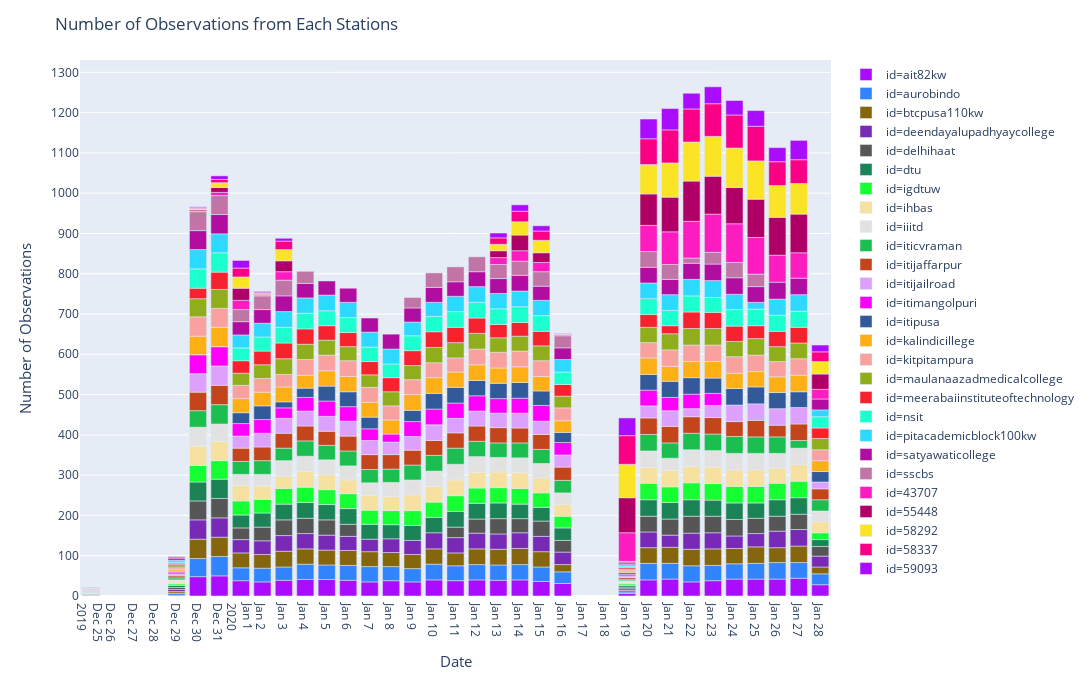

The notebook cell saved with this chart:
### Code cell
fig_1 = px.bar(df_sample, x='date', y="('count', 'energy')", color = 'id', color_discrete_sequence= px.colors.qualitative.Alphabet)
fig_1.update_layout(autosize=False,width=1150, height= 680, 
                    title='Number of Observations from Each Stations',
                    yaxis=go.layout.YAxis(
                        title_text="Number of Observations",
                        ticktext=df_sample["('count', 'energy')"],
                        dtick = 100,
                        titlefont=dict(size=15)),
                    xaxis = go.layout.XAxis(dtick = [1,2],
                                            title_text="Date",
                                            titlefont=dict(size=15)),
                        )

fig_1.show()

### Figure 1 — Plotly figure (JSON) as saved in the notebook; plotly's stock layout.template omitted (floating-point values rounded to 4 significant figures; data arrays with more than 128 entries replaced by an {"elided": "..."} marker saying what was removed)
{"data": [{"alignmentgroup": "True", "hoverlabel": {"namelength": 0}, "hovertemplate": "id=ait82kw<br>date=%{x}<br>('count', 'energy')=%{y}", "legendgroup": "id=ait82kw", "marker": {"color": "#AA0DFE"}, "name": "id=ait82kw", "offsetgroup": "id=ait82kw", "orientation": "v", "showlegend": true, "textposition": "auto", "type": "bar", "x": ["2019-12-25T00:00:00", "2019-12-29T00:00:00", "2019-12-30T00:00:00", "2019-12-31T00:00:00", "2020-01-01T00:00:00", "2020-01-02T00:00:00", "2020-01-03T00:00:00", "2020-01-04T00:00:00", "2020-01-05T00:00:00", "2020-01-06T00:00:00", "2020-01-07T00:00:00", "2020-01-08T00:00:00", "2020-01-09T00:00:00", "2020-01-10T00:00:00", "2020-01-11T00:00:00", "2020-01-12T00:00:00", "2020-01-13T00:00:00", "2020-01-14T00:00:00", "2020-01-15T00:00:00", "2020-01-16T00:00:00", "2020-01-19T00:00:00", "2020-01-20T00:00:00", "2020-01-21T00:00:00", "2020-01-22T00:00:00", "2020-01-23T00:00:00", "2020-01-24T00:00:00", "2020-01-25T00:00:00", "2020-01-26T00:00:00", "2020-01-27T00:00:00", "2020-01-28T00:00:00"], "xaxis": "x", "y": [1, 2, 48, 50, 38, 35, 39, 41, 41, 39, 35, 38, 35, 40, 38, 40, 39, 40, 36, 31, 6, 40, 42, 35, 38, 42, 42, 42, 44, 28], "yaxis": "y"}, {"alignmentgroup": "True", "hoverlabel": {"namelength": 0}, "hovertemplate": "id=aurobindo<br>date=%{x}<br>('count', 'energy')=%{y}", "legendgroup": "id=aurobindo", "marker": {"color": "#3283FE"}, "name": "id=aurobindo", "offsetgroup": "id=aurobindo", "orientation": "v", "showlegend": true, "textposition": "auto", "type": "bar", "x": ["2019-12-25T00:00:00", "2019-12-29T00:00:00", "2019-12-30T00:00:00", "2019-12-31T00:00:00", "2020-01-01T00:00:00", "2020-01-02T00:00:00", "2020-01-03T00:00:00", "2020-01-04T00:00:00", "2020-01-05T00:00:00", "2020-01-06T00:00:00", "2020-01-07T00:00:00", "2020-01-08T00:00:00", "2020-01-09T00:00:00", "2020-01-10T00:00:00", "2020-01-11T00:00:00", "2020-01-12T00:00:00", "2020-01-13T00:00:00", "2020-01-14T00:00:00", "2020-01-15T00:00:00", "2020-01-16T00:00:00", "2020-01-19T00:00:00", "2020-01-20T00:00:00", "2020-01-21T00:00:00", "2020-01-22T00:00:00", "2020-01-23T00:00:00", "2020-01-24T00:00:00", "2020-01-25T00:00:00", "2020-01-26T00:00:00", "2020-01-27T00:00:00", "2020-01-28T00:00:00"], "xaxis": "x", "y": [1, 5, 45, 48, 32, 34, 33, 38, 36, 37, 38, 35, 33, 39, 37, 38, 38, 38, 36, 29, 4, 41, 39, 40, 38, 38, 39, 41, 39, 27], "yaxis": "y"}, {"alignmentgroup": "True", "hoverlabel": {"namelength": 0}, "hovertemplate": "id=btcpusa110kw<br>date=%{x}<br>('count', 'energy')=%{y}", "legendgroup": "id=btcpusa110kw", "marker": {"color": "#85660D"}, "name": "id=btcpusa110kw", "offsetgroup": "id=btcpusa110kw", "orientation": "v", "showlegend": true, "textposition": "auto", "type": "bar", "x": ["2019-12-25T00:00:00", "2019-12-29T00:00:00", "2019-12-30T00:00:00", "2019-12-31T00:00:00", "2020-01-01T00:00:00", "2020-01-02T00:00:00", "2020-01-03T00:00:00", "2020-01-04T00:00:00", "2020-01-05T00:00:00", "2020-01-06T00:00:00", "2020-01-07T00:00:00", "2020-01-08T00:00:00", "2020-01-09T00:00:00", "2020-01-10T00:00:00", "2020-01-11T00:00:00", "2020-01-12T00:00:00", "2020-01-13T00:00:00", "2020-01-14T00:00:00", "2020-01-15T00:00:00", "2020-01-16T00:00:00", "2020-01-19T00:00:00", "2020-01-20T00:00:00", "2020-01-21T00:00:00", "2020-01-22T00:00:00", "2020-01-23T00:00:00", "2020-01-24T00:00:00", "2020-01-25T00:00:00", "2020-01-26T00:00:00", "2020-01-27T00:00:00", "2020-01-28T00:00:00"], "xaxis": "x", "y": [1, 4, 48, 48, 37, 34, 39, 38, 37, 37, 37, 35, 35, 38, 32, 39, 39, 40, 38, 18, 4, 39, 40, 41, 41, 38, 41, 37, 41, 17], "yaxis": "y"}, {"alignmentgroup": "True", "hoverlabel": {"namelength": 0}, "hovertemplate": "id=deendayalupadhyaycollege<br>date=%{x}<br>('count', 'energy')=%{y}", "legendgroup": "id=deendayalupadhyaycollege", "marker": {"color": "#782AB6"}, "name": "id=deendayalupadhyaycollege", "offsetgroup": "id=deendayalupadhyaycollege", "orientation": "v", "showlegend": true, "textposition": "auto", "type": "bar", "x": ["2019-12-25T00:00:00", "2019-12-29T00:00:00", "2019-12-30T00:00:00", "2019-12-31T00:00:00", "2020-01-01T00:00:00", "2020-01-02T00:00:00", "2020-01-03T00:00:00", "2020-01-04T00:00:00", "2020-01-05T00:00:00", "2020-01-06T00:00:00", "2020-01-07T00:00:00", "2020-01-08T00:00:00", "2020-01-09T00:00:00", "2020-01-10T00:00:00", "2020-01-11T00:00:00", "2020-01-12T00:00:00", "2020-01-13T00:00:00", "2020-01-14T00:00:00", "2020-01-15T00:00:00", "2020-01-16T00:00:00", "2020-01-19T00:00:00", "2020-01-20T00:00:00", "2020-01-21T00:00:00", "2020-01-22T00:00:00", "2020-01-23T00:00:00", "2020-01-24T00:00:00", "2020-01-25T00:00:00", "2020-01-26T00:00:00", "2020-01-27T00:00:00", "2020-01-28T00:00:00"], "xaxis": "x", "y": [1, 5, 48, 48, 33, 34, 39, 38, 37, 35, 31, 34, 35, 40, 38, 39, 38, 39, 38, 31, 4, 39, 30, 40, 40, 31, 33, 41, 41, 27], "yaxis": "y"}, {"alignmentgroup": "True", "hoverlabel": {"namelength": 0}, "hovertemplate": "id=delhihaat<br>date=%{x}<br>('count', 'energy')=%{y}", "legendgroup": "id=delhihaat", "marker": {"color": "#565656"}, "name": "id=delhihaat", "offsetgroup": "id=delhihaat", "orientation": "v", "showlegend": true, "textposition": "auto", "type": "bar", "x": ["2019-12-25T00:00:00", "2019-12-29T00:00:00", "2019-12-30T00:00:00", "2019-12-31T00:00:00", "2020-01-01T00:00:00", "2020-01-02T00:00:00", "2020-01-03T00:00:00", "2020-01-04T00:00:00", "2020-01-05T00:00:00", "2020-01-06T00:00:00", "2020-01-11T00:00:00", "2020-01-12T00:00:00", "2020-01-13T00:00:00", "2020-01-14T00:00:00", "2020-01-15T00:00:00", "2020-01-16T00:00:00", "2020-01-19T00:00:00", "2020-01-20T00:00:00", "2020-01-21T00:00:00", "2020-01-22T00:00:00", "2020-01-23T00:00:00", "2020-01-24T00:00:00", "2020-01-25T00:00:00", "2020-01-26T00:00:00", "2020-01-27T00:00:00", "2020-01-28T00:00:00"], "xaxis": "x", "y": [1, 5, 47, 48, 29, 34, 39, 38, 38, 30, 26, 35, 38, 35, 38, 29, 4, 39, 40, 42, 41, 41, 38, 37, 38, 24], "yaxis": "y"}, {"alignmentgroup": "True", "hoverlabel": {"namelength": 0}, "hovertemplate": "id=dtu<br>date=%{x}<br>('count', 'energy')=%{y}", "legendgroup": "id=dtu", "marker": {"color": "#1C8356"}, "name": "id=dtu", "offsetgroup": "id=dtu", "orientation": "v", "showlegend": true, "textposition": "auto", "type": "bar", "x": ["2019-12-25T00:00:00", "2019-12-29T00:00:00", "2019-12-30T00:00:00", "2019-12-31T00:00:00", "2020-01-01T00:00:00", "2020-01-02T00:00:00", "2020-01-03T00:00:00", "2020-01-04T00:00:00", "2020-01-05T00:00:00", "2020-01-06T00:00:00", "2020-01-07T00:00:00", "2020-01-08T00:00:00", "2020-01-09T00:00:00", "2020-01-10T00:00:00", "2020-01-11T00:00:00", "2020-01-12T00:00:00", "2020-01-13T00:00:00", "2020-01-14T00:00:00", "2020-01-15T00:00:00", "2020-01-16T00:00:00", "2020-01-19T00:00:00", "2020-01-20T00:00:00", "2020-01-21T00:00:00", "2020-01-22T00:00:00", "2020-01-23T00:00:00", "2020-01-24T00:00:00", "2020-01-25T00:00:00", "2020-01-26T00:00:00", "2020-01-27T00:00:00", "2020-01-28T00:00:00"], "xaxis": "x", "y": [1, 5, 47, 48, 32, 35, 39, 39, 38, 39, 37, 35, 37, 38, 39, 39, 39, 36, 34, 31, 4, 41, 41, 41, 40, 41, 38, 41, 41, 17], "yaxis": "y"}, {"alignmentgroup": "True", "hoverlabel": {"namelength": 0}, "hovertemplate": "id=igdtuw<br>date=%{x}<br>('count', 'energy')=%{y}", "legendgroup": "id=igdtuw", "marker": {"color": "#16FF32"}, "name": "id=igdtuw", "offsetgroup": "id=igdtuw", "orientation": "v", "showlegend": true, "textposition": "auto", "type": "bar", "x": ["2019-12-25T00:00:00", "2019-12-29T00:00:00", "2019-12-30T00:00:00", "2019-12-31T00:00:00", "2020-01-01T00:00:00", "2020-01-02T00:00:00", "2020-01-03T00:00:00", "2020-01-04T00:00:00", "2020-01-05T00:00:00", "2020-01-06T00:00:00", "2020-01-07T00:00:00", "2020-01-08T00:00:00", "2020-01-09T00:00:00", "2020-01-10T00:00:00", "2020-01-11T00:00:00", "2020-01-12T00:00:00", "2020-01-13T00:00:00", "2020-01-14T00:00:00", "2020-01-15T00:00:00", "2020-01-16T00:00:00", "2020-01-19T00:00:00", "2020-01-20T00:00:00", "2020-01-21T00:00:00", "2020-01-22T00:00:00", "2020-01-23T00:00:00", "2020-01-24T00:00:00", "2020-01-25T00:00:00", "2020-01-26T00:00:00", "2020-01-27T00:00:00", "2020-01-28T00:00:00"], "xaxis": "x", "y": [1, 4, 41, 46, 35, 34, 39, 38, 37, 37, 35, 35, 37, 38, 39, 38, 38, 39, 36, 29, 4, 41, 39, 42, 41, 41, 41, 41, 41, 17], "yaxis": "y"}, {"alignmentgroup": "True", "hoverlabel": {"namelength": 0}, "hovertemplate": "id=ihbas<br>date=%{x}<br>('count', 'energy')=%{y}", "legendgroup": "id=ihbas", "marker": {"color": "#F7E1A0"}, "name": "id=ihbas", "offsetgroup": "id=ihbas", "orientation": "v", "showlegend": true, "textposition": "auto", "type": "bar", "x": ["2019-12-25T00:00:00", "2019-12-29T00:00:00", "2019-12-30T00:00:00", "2019-12-31T00:00:00", "2020-01-01T00:00:00", "2020-01-02T00:00:00", "2020-01-03T00:00:00", "2020-01-04T00:00:00", "2020-01-05T00:00:00", "2020-01-06T00:00:00", "2020-01-07T00:00:00", "2020-01-08T00:00:00", "2020-01-09T00:00:00", "2020-01-10T00:00:00", "2020-01-11T00:00:00", "2020-01-12T00:00:00", "2020-01-13T00:00:00", "2020-01-14T00:00:00", "2020-01-15T00:00:00", "2020-01-16T00:00:00", "2020-01-19T00:00:00", "2020-01-20T00:00:00", "2020-01-21T00:00:00", "2020-01-22T00:00:00", "2020-01-23T00:00:00", "2020-01-24T00:00:00", "2020-01-25T00:00:00", "2020-01-26T00:00:00", "2020-01-27T00:00:00", "2020-01-28T00:00:00"], "xaxis": "x", "y": [1, 5, 48, 48, 38, 33, 30, 39, 37, 34, 37, 35, 39, 39, 39, 39, 39, 39, 37, 29, 4, 39, 41, 41, 41, 41, 41, 37, 41, 27], "yaxis": "y"}, {"alignmentgroup": "True", "hoverlabel": {"namelength": 0}, "hovertemplate": "id=iiitd<br>date=%{x}<br>('count', 'energy')=%{y}", "legendgroup": "id=iiitd", "marker": {"color": "#E2E2E2"}, "name": "id=iiitd", "offsetgroup": "id=iiitd", "orientation": "v", "showlegend": true, "textposition": "auto", "type": "bar", "x": ["2019-12-25T00:00:00", "2019-12-29T00:00:00", "2019-12-30T00:00:00", "2019-12-31T00:00:00", "2020-01-01T00:00:00", "2020-01-02T00:00:00", "2020-01-03T00:00:00", "2020-01-04T00:00:00", "2020-01-05T00:00:00", "2020-01-06T00:00:00", "2020-01-07T00:00:00", "2020-01-08T00:00:00", "2020-01-09T00:00:00", "2020-01-10T00:00:00", "2020-01-11T00:00:00", "2020-01-12T00:00:00", "2020-01-13T00:00:00", "2020-01-14T00:00:00", "2020-01-15T00:00:00", "2020-01-16T00:00:00", "2020-01-19T00:00:00", "2020-01-20T00:00:00", "2020-01-21T00:00:00", "2020-01-22T00:00:00", "2020-01-23T00:00:00", "2020-01-24T00:00:00", "2020-01-25T00:00:00", "2020-01-26T00:00:00", "2020-01-27T00:00:00", "2020-01-28T00:00:00"], "xaxis": "x", "y": [1, 5, 47, 43, 28, 29, 39, 38, 37, 35, 31, 35, 37, 38, 39, 39, 36, 37, 36, 29, 4, 41, 30, 41, 41, 41, 41, 37, 41, 27], "yaxis": "y"}, {"alignmentgroup": "True", "hoverlabel": {"namelength": 0}, "hovertemplate": "id=iticvraman<br>date=%{x}<br>('count', 'energy')=%{y}", "legendgroup": "id=iticvraman", "marker": {"color": "#1CBE4F"}, "name": "id=iticvraman", "offsetgroup": "id=iticvraman", "orientation": "v", "showlegend": true, "textposition": "auto", "type": "bar", "x": ["2019-12-25T00:00:00", "2019-12-29T00:00:00", "2019-12-30T00:00:00", "2019-12-31T00:00:00", "2020-01-01T00:00:00", "2020-01-02T00:00:00", "2020-01-03T00:00:00", "2020-01-04T00:00:00", "2020-01-05T00:00:00", "2020-01-06T00:00:00", "2020-01-07T00:00:00", "2020-01-08T00:00:00", "2020-01-09T00:00:00", "2020-01-10T00:00:00", "2020-01-11T00:00:00", "2020-01-12T00:00:00", "2020-01-13T00:00:00", "2020-01-14T00:00:00", "2020-01-15T00:00:00", "2020-01-16T00:00:00", "2020-01-19T00:00:00", "2020-01-20T00:00:00", "2020-01-21T00:00:00", "2020-01-22T00:00:00", "2020-01-23T00:00:00", "2020-01-24T00:00:00", "2020-01-25T00:00:00", "2020-01-26T00:00:00", "2020-01-27T00:00:00", "2020-01-28T00:00:00"], "xaxis": "x", "y": [1, 5, 41, 48, 32, 34, 31, 38, 36, 37, 33, 33, 37, 39, 40, 38, 36, 37, 35, 31, 4, 41, 38, 41, 41, 42, 41, 41, 19, 28], "yaxis": "y"}, {"alignmentgroup": "True", "hoverlabel": {"namelength": 0}, "hovertemplate": "id=itijaffarpur<br>date=%{x}<br>('count', 'energy')=%{y}", "legendgroup": "id=itijaffarpur", "marker": {"color": "#C4451C"}, "name": "id=itijaffarpur", "offsetgroup": "id=itijaffarpur", "orientation": "v", "showlegend": true, "textposition": "auto", "type": "bar", "x": ["2019-12-25T00:00:00", "2019-12-29T00:00:00", "2019-12-30T00:00:00", "2019-12-31T00:00:00", "2020-01-01T00:00:00", "2020-01-02T00:00:00", "2020-01-03T00:00:00", "2020-01-04T00:00:00", "2020-01-05T00:00:00", "2020-01-06T00:00:00", "2020-01-07T00:00:00", "2020-01-08T00:00:00", "2020-01-09T00:00:00", "2020-01-10T00:00:00", "2020-01-11T00:00:00", "2020-01-12T00:00:00", "2020-01-13T00:00:00", "2020-01-14T00:00:00", "2020-01-15T00:00:00", "2020-01-16T00:00:00", "2020-01-19T00:00:00", "2020-01-20T00:00:00", "2020-01-21T00:00:00", "2020-01-22T00:00:00", "2020-01-23T00:00:00", "2020-01-24T00:00:00", "2020-01-25T00:00:00", "2020-01-26T00:00:00", "2020-01-27T00:00:00", "2020-01-28T00:00:00"], "xaxis": "x", "y": [1, 5, 46, 48, 33, 34, 37, 37, 35, 37, 37, 36, 37, 37, 38, 38, 38, 37, 37, 33, 4, 41, 41, 41, 41, 37, 41, 29, 41, 27], "yaxis": "y"}, {"alignmentgroup": "True", "hoverlabel": {"namelength": 0}, "hovertemplate": "id=itijailroad<br>date=%{x}<br>('count', 'energy')=%{y}", "legendgroup": "id=itijailroad", "marker": {"color": "#DEA0FD"}, "name": "id=itijailroad", "offsetgroup": "id=itijailroad", "orientation": "v", "showlegend": true, "textposition": "auto", "type": "bar", "x": ["2019-12-25T00:00:00", "2019-12-29T00:00:00", "2019-12-30T00:00:00", "2019-12-31T00:00:00", "2020-01-01T00:00:00", "2020-01-02T00:00:00", "2020-01-03T00:00:00", "2020-01-04T00:00:00", "2020-01-05T00:00:00", "2020-01-06T00:00:00", "2020-01-07T00:00:00", "2020-01-08T00:00:00", "2020-01-09T00:00:00", "2020-01-10T00:00:00", "2020-01-11T00:00:00", "2020-01-12T00:00:00", "2020-01-13T00:00:00", "2020-01-14T00:00:00", "2020-01-15T00:00:00", "2020-01-16T00:00:00", "2020-01-19T00:00:00", "2020-01-20T00:00:00", "2020-01-21T00:00:00", "2020-01-22T00:00:00", "2020-01-23T00:00:00", "2020-01-24T00:00:00", "2020-01-25T00:00:00", "2020-01-26T00:00:00", "2020-01-27T00:00:00", "2020-01-28T00:00:00"], "xaxis": "x", "y": [1, 5, 46, 48, 30, 34, 37, 37, 37, 37, 35, 31, 34, 39, 36, 37, 36, 37, 33, 30, 4, 30, 39, 20, 30, 41, 41, 41, 41, 17], "yaxis": "y"}, {"alignmentgroup": "True", "hoverlabel": {"namelength": 0}, "hovertemplate": "id=itimangolpuri<br>date=%{x}<br>('count', 'energy')=%{y}", "legendgroup": "id=itimangolpuri", "marker": {"color": "#FE00FA"}, "name": "id=itimangolpuri", "offsetgroup": "id=itimangolpuri", "orientation": "v", "showlegend": true, "textposition": "auto", "type": "bar", "x": ["2019-12-25T00:00:00", "2019-12-29T00:00:00", "2019-12-30T00:00:00", "2019-12-31T00:00:00", "2020-01-01T00:00:00", "2020-01-02T00:00:00", "2020-01-03T00:00:00", "2020-01-04T00:00:00", "2020-01-05T00:00:00", "2020-01-06T00:00:00", "2020-01-07T00:00:00", "2020-01-08T00:00:00", "2020-01-09T00:00:00", "2020-01-10T00:00:00", "2020-01-11T00:00:00", "2020-01-12T00:00:00", "2020-01-13T00:00:00", "2020-01-14T00:00:00", "2020-01-15T00:00:00", "2020-01-16T00:00:00", "2020-01-19T00:00:00", "2020-01-20T00:00:00", "2020-01-21T00:00:00", "2020-01-22T00:00:00", "2020-01-23T00:00:00"], "xaxis": "x", "y": [1, 5, 47, 48, 31, 34, 26, 34, 38, 36, 29, 20, 37, 39, 38, 38, 36, 37, 39, 31, 4, 39, 33, 36, 30], "yaxis": "y"}, {"alignmentgroup": "True", "hoverlabel": {"namelength": 0}, "hovertemplate": "id=itipusa<br>date=%{x}<br>('count', 'energy')=%{y}", "legendgroup": "id=itipusa", "marker": {"color": "#325A9B"}, "name": "id=itipusa", "offsetgroup": "id=itipusa", "orientation": "v", "showlegend": true, "textposition": "auto", "type": "bar", "x": ["2019-12-25T00:00:00", "2019-12-29T00:00:00", "2019-12-30T00:00:00", "2019-12-31T00:00:00", "2020-01-01T00:00:00", "2020-01-02T00:00:00", "2020-01-03T00:00:00", "2020-01-04T00:00:00", "2020-01-05T00:00:00", "2020-01-06T00:00:00", "2020-01-07T00:00:00", "2020-01-09T00:00:00", "2020-01-10T00:00:00", "2020-01-11T00:00:00", "2020-01-12T00:00:00", "2020-01-13T00:00:00", "2020-01-14T00:00:00", "2020-01-15T00:00:00", "2020-01-16T00:00:00", "2020-01-19T00:00:00", "2020-01-20T00:00:00", "2020-01-21T00:00:00", "2020-01-22T00:00:00", "2020-01-23T00:00:00", "2020-01-24T00:00:00", "2020-01-25T00:00:00", "2020-01-26T00:00:00", "2020-01-27T00:00:00", "2020-01-28T00:00:00"], "xaxis": "x", "y": [1, 0, 0, 0, 27, 34, 15, 23, 37, 37, 29, 28, 39, 39, 38, 38, 39, 36, 25, 4, 39, 40, 41, 38, 41, 42, 40, 39, 26], "yaxis": "y"}, {"alignmentgroup": "True", "hoverlabel": {"namelength": 0}, "hovertemplate": "id=kalindicillege<br>date=%{x}<br>('count', 'energy')=%{y}", "legendgroup": "id=kalindicillege", "marker": {"color": "#FEAF16"}, "name": "id=kalindicillege", "offsetgroup": "id=kalindicillege", "orientation": "v", "showlegend": true, "textposition": "auto", "type": "bar", "x": ["2019-12-25T00:00:00", "2019-12-29T00:00:00", "2019-12-30T00:00:00", "2019-12-31T00:00:00", "2020-01-01T00:00:00", "2020-01-02T00:00:00", "2020-01-03T00:00:00", "2020-01-04T00:00:00", "2020-01-05T00:00:00", "2020-01-06T00:00:00", "2020-01-07T00:00:00", "2020-01-08T00:00:00", "2020-01-09T00:00:00", "2020-01-10T00:00:00", "2020-01-11T00:00:00", "2020-01-12T00:00:00", "2020-01-13T00:00:00", "2020-01-14T00:00:00", "2020-01-15T00:00:00", "2020-01-16T00:00:00", "2020-01-19T00:00:00", "2020-01-20T00:00:00", "2020-01-21T00:00:00", "2020-01-22T00:00:00", "2020-01-23T00:00:00", "2020-01-24T00:00:00", "2020-01-25T00:00:00", "2020-01-26T00:00:00", "2020-01-27T00:00:00", "2020-01-28T00:00:00"], "xaxis": "x", "y": [1, 5, 46, 48, 35, 34, 37, 32, 38, 38, 37, 35, 39, 39, 38, 39, 38, 39, 36, 29, 4, 41, 37, 40, 41, 38, 38, 39, 41, 27], "yaxis": "y"}, {"alignmentgroup": "True", "hoverlabel": {"namelength": 0}, "hovertemplate": "id=kitpitampura<br>date=%{x}<br>('count', 'energy')=%{y}", "legendgroup": "id=kitpitampura", "marker": {"color": "#F8A19F"}, "name": "id=kitpitampura", "offsetgroup": "id=kitpitampura", "orientation": "v", "showlegend": true, "textposition": "auto", "type": "bar", "x": ["2019-12-25T00:00:00", "2019-12-29T00:00:00", "2019-12-30T00:00:00", "2019-12-31T00:00:00", "2020-01-01T00:00:00", "2020-01-02T00:00:00", "2020-01-03T00:00:00", "2020-01-04T00:00:00", "2020-01-05T00:00:00", "2020-01-06T00:00:00", "2020-01-07T00:00:00", "2020-01-08T00:00:00", "2020-01-09T00:00:00", "2020-01-10T00:00:00", "2020-01-11T00:00:00", "2020-01-12T00:00:00", "2020-01-13T00:00:00", "2020-01-14T00:00:00", "2020-01-15T00:00:00", "2020-01-16T00:00:00", "2020-01-19T00:00:00", "2020-01-20T00:00:00", "2020-01-21T00:00:00", "2020-01-22T00:00:00", "2020-01-23T00:00:00", "2020-01-24T00:00:00", "2020-01-25T00:00:00", "2020-01-26T00:00:00", "2020-01-27T00:00:00", "2020-01-28T00:00:00"], "xaxis": "x", "y": [1, 5, 48, 47, 33, 34, 31, 39, 39, 39, 37, 35, 37, 37, 35, 39, 39, 39, 39, 32, 4, 38, 41, 41, 41, 41, 41, 38, 41, 27], "yaxis": "y"}, {"alignmentgroup": "True", "hoverlabel": {"namelength": 0}, "hovertemplate": "id=maulanaazadmedicalcollege<br>date=%{x}<br>('count', 'energy')=%{y}", "legendgroup": "id=maulanaazadmedicalcollege", "marker": {"color": "#90AD1C"}, "name": "id=maulanaazadmedicalcollege", "offsetgroup": "id=maulanaazadmedicalcollege", "orientation": "v", "showlegend": true, "textposition": "auto", "type": "bar", "x": ["2019-12-25T00:00:00", "2019-12-29T00:00:00", "2019-12-30T00:00:00", "2019-12-31T00:00:00", "2020-01-01T00:00:00", "2020-01-02T00:00:00", "2020-01-03T00:00:00", "2020-01-04T00:00:00", "2020-01-05T00:00:00", "2020-01-06T00:00:00", "2020-01-07T00:00:00", "2020-01-08T00:00:00", "2020-01-09T00:00:00", "2020-01-10T00:00:00", "2020-01-11T00:00:00", "2020-01-12T00:00:00", "2020-01-13T00:00:00", "2020-01-14T00:00:00", "2020-01-15T00:00:00", "2020-01-16T00:00:00", "2020-01-20T00:00:00", "2020-01-21T00:00:00", "2020-01-22T00:00:00", "2020-01-23T00:00:00", "2020-01-24T00:00:00", "2020-01-25T00:00:00", "2020-01-26T00:00:00", "2020-01-27T00:00:00", "2020-01-28T00:00:00"], "xaxis": "x", "y": [1, 5, 45, 47, 30, 34, 39, 38, 37, 35, 31, 35, 35, 38, 38, 39, 36, 37, 37, 29, 38, 40, 41, 41, 38, 41, 37, 39, 28], "yaxis": "y"}, {"alignmentgroup": "True", "hoverlabel": {"namelength": 0}, "hovertemplate": "id=meerabaiinstituteoftechnology<br>date=%{x}<br>('count', 'energy')=%{y}", "legendgroup": "id=meerabaiinstituteoftechnology", "marker": {"color": "#F6222E"}, "name": "id=meerabaiinstituteoftechnology", "offsetgroup": "id=meerabaiinstituteoftechnology", "orientation": "v", "showlegend": true, "textposition": "auto", "type": "bar", "x": ["2019-12-25T00:00:00", "2019-12-29T00:00:00", "2019-12-30T00:00:00", "2019-12-31T00:00:00", "2020-01-01T00:00:00", "2020-01-02T00:00:00", "2020-01-03T00:00:00", "2020-01-04T00:00:00", "2020-01-05T00:00:00", "2020-01-06T00:00:00", "2020-01-07T00:00:00", "2020-01-08T00:00:00", "2020-01-09T00:00:00", "2020-01-10T00:00:00", "2020-01-11T00:00:00", "2020-01-12T00:00:00", "2020-01-13T00:00:00", "2020-01-14T00:00:00", "2020-01-15T00:00:00", "2020-01-16T00:00:00", "2020-01-19T00:00:00", "2020-01-20T00:00:00", "2020-01-21T00:00:00", "2020-01-22T00:00:00", "2020-01-23T00:00:00", "2020-01-24T00:00:00", "2020-01-25T00:00:00", "2020-01-26T00:00:00", "2020-01-27T00:00:00", "2020-01-28T00:00:00"], "xaxis": "x", "y": [1, 4, 26, 43, 31, 34, 39, 38, 36, 35, 33, 35, 37, 39, 38, 38, 33, 34, 36, 29, 4, 32, 20, 41, 40, 38, 32, 38, 39, 26], "yaxis": "y"}, {"alignmentgroup": "True", "hoverlabel": {"namelength": 0}, "hovertemplate": "id=nsit<br>date=%{x}<br>('count', 'energy')=%{y}", "legendgroup": "id=nsit", "marker": {"color": "#1CFFCE"}, "name": "id=nsit", "offsetgroup": "id=nsit", "orientation": "v", "showlegend": true, "textposition": "auto", "type": "bar", "x": ["2019-12-25T00:00:00", "2019-12-29T00:00:00", "2019-12-30T00:00:00", "2019-12-31T00:00:00", "2020-01-01T00:00:00", "2020-01-02T00:00:00", "2020-01-03T00:00:00", "2020-01-04T00:00:00", "2020-01-05T00:00:00", "2020-01-06T00:00:00", "2020-01-07T00:00:00", "2020-01-08T00:00:00", "2020-01-09T00:00:00", "2020-01-10T00:00:00", "2020-01-11T00:00:00", "2020-01-12T00:00:00", "2020-01-13T00:00:00", "2020-01-14T00:00:00", "2020-01-15T00:00:00", "2020-01-16T00:00:00", "2020-01-19T00:00:00", "2020-01-20T00:00:00", "2020-01-21T00:00:00", "2020-01-22T00:00:00", "2020-01-23T00:00:00", "2020-01-24T00:00:00", "2020-01-25T00:00:00", "2020-01-26T00:00:00", "2020-01-27T00:00:00", "2020-01-28T00:00:00"], "xaxis": "x", "y": [1, 5, 48, 48, 32, 35, 39, 39, 37, 37, 36, 34, 37, 38, 39, 39, 39, 39, 39, 31, 4, 39, 38, 40, 37, 41, 41, 40, 40, 28], "yaxis": "y"}, {"alignmentgroup": "True", "hoverlabel": {"namelength": 0}, "hovertemplate": "id=pitacademicblock100kw<br>date=%{x}<br>('count', 'energy')=%{y}", "legendgroup": "id=pitacademicblock100kw", "marker": {"color": "#2ED9FF"}, "name": "id=pitacademicblock100kw", "offsetgroup": "id=pitacademicblock100kw", "orientation": "v", "showlegend": true, "textposition": "auto", "type": "bar", "x": ["2019-12-25T00:00:00", "2019-12-29T00:00:00", "2019-12-30T00:00:00", "2019-12-31T00:00:00", "2020-01-01T00:00:00", "2020-01-02T00:00:00", "2020-01-03T00:00:00", "2020-01-04T00:00:00", "2020-01-05T00:00:00", "2020-01-06T00:00:00", "2020-01-07T00:00:00", "2020-01-08T00:00:00", "2020-01-09T00:00:00", "2020-01-10T00:00:00", "2020-01-11T00:00:00", "2020-01-12T00:00:00", "2020-01-13T00:00:00", "2020-01-14T00:00:00", "2020-01-15T00:00:00", "2020-01-16T00:00:00", "2020-01-19T00:00:00", "2020-01-20T00:00:00", "2020-01-21T00:00:00", "2020-01-22T00:00:00", "2020-01-23T00:00:00", "2020-01-24T00:00:00", "2020-01-25T00:00:00", "2020-01-26T00:00:00", "2020-01-27T00:00:00", "2020-01-28T00:00:00"], "xaxis": "x", "y": [1, 5, 48, 47, 32, 34, 39, 38, 39, 38, 37, 37, 34, 35, 38, 39, 38, 39, 38, 31, 4, 39, 39, 41, 42, 38, 17, 40, 41, 17], "yaxis": "y"}, {"alignmentgroup": "True", "hoverlabel": {"namelength": 0}, "hovertemplate": "id=satyawaticollege<br>date=%{x}<br>('count', 'energy')=%{y}", "legendgroup": "id=satyawaticollege", "marker": {"color": "#B10DA1"}, "name": "id=satyawaticollege", "offsetgroup": "id=satyawaticollege", "orientation": "v", "showlegend": true, "textposition": "auto", "type": "bar", "x": ["2019-12-25T00:00:00", "2019-12-29T00:00:00", "2019-12-30T00:00:00", "2019-12-31T00:00:00", "2020-01-01T00:00:00", "2020-01-02T00:00:00", "2020-01-03T00:00:00", "2020-01-04T00:00:00", "2020-01-05T00:00:00", "2020-01-06T00:00:00", "2020-01-07T00:00:00", "2020-01-08T00:00:00", "2020-01-09T00:00:00", "2020-01-10T00:00:00", "2020-01-11T00:00:00", "2020-01-12T00:00:00", "2020-01-13T00:00:00", "2020-01-14T00:00:00", "2020-01-15T00:00:00", "2020-01-16T00:00:00", "2020-01-19T00:00:00", "2020-01-20T00:00:00", "2020-01-21T00:00:00", "2020-01-22T00:00:00", "2020-01-23T00:00:00", "2020-01-24T00:00:00", "2020-01-25T00:00:00", "2020-01-26T00:00:00", "2020-01-27T00:00:00", "2020-01-28T00:00:00"], "xaxis": "x", "y": [1, 5, 47, 48, 33, 34, 39, 36, 35, 35, 35, 37, 35, 37, 36, 37, 37, 39, 35, 29, 4, 39, 38, 40, 41, 41, 39, 42, 41, 27], "yaxis": "y"}, {"alignmentgroup": "True", "hoverlabel": {"namelength": 0}, "hovertemplate": "id=sscbs<br>date=%{x}<br>('count', 'energy')=%{y}", "legendgroup": "id=sscbs", "marker": {"color": "#C075A6"}, "name": "id=sscbs", "offsetgroup": "id=sscbs", "orientation": "v", "showlegend": true, "textposition": "auto", "type": "bar", "x": ["2019-12-25T00:00:00", "2019-12-29T00:00:00", "2019-12-30T00:00:00", "2019-12-31T00:00:00", "2020-01-01T00:00:00", "2020-01-02T00:00:00", "2020-01-03T00:00:00", "2020-01-04T00:00:00", "2020-01-09T00:00:00", "2020-01-10T00:00:00", "2020-01-11T00:00:00", "2020-01-12T00:00:00", "2020-01-13T00:00:00", "2020-01-14T00:00:00", "2020-01-15T00:00:00", "2020-01-16T00:00:00", "2020-01-19T00:00:00", "2020-01-20T00:00:00", "2020-01-21T00:00:00", "2020-01-22T00:00:00", "2020-01-23T00:00:00", "2020-01-24T00:00:00", "2020-01-25T00:00:00"], "xaxis": "x", "y": [1, 4, 47, 47, 30, 34, 39, 30, 26, 36, 37, 37, 35, 35, 36, 30, 4, 39, 37, 13, 29, 38, 31], "yaxis": "y"}, {"alignmentgroup": "True", "hoverlabel": {"namelength": 0}, "hovertemplate": "id=43707<br>date=%{x}<br>('count', 'energy')=%{y}", "legendgroup": "id=43707", "marker": {"color": "#FC1CBF"}, "name": "id=43707", "offsetgroup": "id=43707", "orientation": "v", "showlegend": true, "textposition": "auto", "type": "bar", "x": ["2019-12-30T00:00:00", "2019-12-31T00:00:00", "2020-01-01T00:00:00", "2020-01-02T00:00:00", "2020-01-03T00:00:00", "2020-01-13T00:00:00", "2020-01-14T00:00:00", "2020-01-15T00:00:00", "2020-01-16T00:00:00", "2020-01-19T00:00:00", "2020-01-20T00:00:00", "2020-01-21T00:00:00", "2020-01-22T00:00:00", "2020-01-23T00:00:00", "2020-01-24T00:00:00", "2020-01-25T00:00:00", "2020-01-26T00:00:00", "2020-01-27T00:00:00", "2020-01-28T00:00:00"], "xaxis": "x", "y": [2, 8, 23, 2, 21, 17, 26, 23, 1, 71, 65, 81, 91, 95, 96, 91, 67, 63, 24], "yaxis": "y"}, {"alignmentgroup": "True", "hoverlabel": {"namelength": 0}, "hovertemplate": "id=55448<br>date=%{x}<br>('count', 'energy')=%{y}", "legendgroup": "id=55448", "marker": {"color": "#B00068"}, "name": "id=55448", "offsetgroup": "id=55448", "orientation": "v", "showlegend": true, "textposition": "auto", "type": "bar", "x": ["2019-12-30T00:00:00", "2019-12-31T00:00:00", "2020-01-01T00:00:00", "2020-01-02T00:00:00", "2020-01-03T00:00:00", "2020-01-13T00:00:00", "2020-01-14T00:00:00", "2020-01-15T00:00:00", "2020-01-16T00:00:00", "2020-01-19T00:00:00", "2020-01-20T00:00:00", "2020-01-21T00:00:00", "2020-01-22T00:00:00", "2020-01-23T00:00:00", "2020-01-24T00:00:00", "2020-01-25T00:00:00", "2020-01-26T00:00:00", "2020-01-27T00:00:00", "2020-01-28T00:00:00"], "xaxis": "x", "y": [3, 12, 30, 2, 27, 17, 39, 24, 2, 87, 78, 86, 100, 94, 90, 95, 94, 96, 38], "yaxis": "y"}, {"alignmentgroup": "True", "hoverlabel": {"namelength": 0}, "hovertemplate": "id=58292<br>date=%{x}<br>('count', 'energy')=%{y}", "legendgroup": "id=58292", "marker": {"color": "#FBE426"}, "name": "id=58292", "offsetgroup": "id=58292", "orientation": "v", "showlegend": true, "textposition": "auto", "type": "bar", "x": ["2019-12-30T00:00:00", "2019-12-31T00:00:00", "2020-01-01T00:00:00", "2020-01-02T00:00:00", "2020-01-03T00:00:00", "2020-01-13T00:00:00", "2020-01-14T00:00:00", "2020-01-15T00:00:00", "2020-01-16T00:00:00", "2020-01-19T00:00:00", "2020-01-20T00:00:00", "2020-01-21T00:00:00", "2020-01-22T00:00:00", "2020-01-23T00:00:00", "2020-01-24T00:00:00", "2020-01-25T00:00:00", "2020-01-26T00:00:00", "2020-01-27T00:00:00", "2020-01-28T00:00:00"], "xaxis": "x", "y": [3, 12, 28, 2, 28, 16, 33, 31, 1, 83, 73, 85, 97, 99, 98, 95, 79, 76, 31], "yaxis": "y"}, {"alignmentgroup": "True", "hoverlabel": {"namelength": 0}, "hovertemplate": "id=58337<br>date=%{x}<br>('count', 'energy')=%{y}", "legendgroup": "id=58337", "marker": {"color": "#FA0087"}, "name": "id=58337", "offsetgroup": "id=58337", "orientation": "v", "showlegend": true, "textposition": "auto", "type": "bar", "x": ["2019-12-30T00:00:00", "2019-12-31T00:00:00", "2020-01-01T00:00:00", "2020-01-02T00:00:00", "2020-01-03T00:00:00", "2020-01-13T00:00:00", "2020-01-14T00:00:00", "2020-01-15T00:00:00", "2020-01-16T00:00:00", "2020-01-19T00:00:00", "2020-01-20T00:00:00", "2020-01-21T00:00:00", "2020-01-22T00:00:00", "2020-01-23T00:00:00", "2020-01-24T00:00:00", "2020-01-25T00:00:00", "2020-01-26T00:00:00", "2020-01-27T00:00:00", "2020-01-28T00:00:00"], "xaxis": "x", "y": [2, 8, 22, 3, 21, 16, 26, 23, 1, 71, 64, 82, 82, 81, 82, 86, 59, 59, 24], "yaxis": "y"}, {"alignmentgroup": "True", "hoverlabel": {"namelength": 0}, "hovertemplate": "id=59093<br>date=%{x}<br>('count', 'energy')=%{y}", "legendgroup": "id=59093", "marker": {"color": "#AA0DFE"}, "name": "id=59093", "offsetgroup": "id=59093", "orientation": "v", "showlegend": true, "textposition": "auto", "type": "bar", "x": ["2019-12-30T00:00:00", "2019-12-31T00:00:00", "2020-01-01T00:00:00", "2020-01-02T00:00:00", "2020-01-03T00:00:00", "2020-01-13T00:00:00", "2020-01-14T00:00:00", "2020-01-15T00:00:00", "2020-01-16T00:00:00", "2020-01-19T00:00:00", "2020-01-20T00:00:00", "2020-01-21T00:00:00", "2020-01-22T00:00:00", "2020-01-23T00:00:00", "2020-01-24T00:00:00", "2020-01-25T00:00:00", "2020-01-26T00:00:00", "2020-01-27T00:00:00", "2020-01-28T00:00:00"], "xaxis": "x", "y": [2, 9, 19, 2, 7, 12, 16, 13, 1, 44, 49, 53, 39, 42, 36, 39, 35, 48, 17], "yaxis": "y"}], "layout": {"autosize": false, "barmode": "relative", "height": 680, "legend": {"tracegroupgap": 0}, "margin": {"t": 60}, "title": {"text": "Number of Observations from Each Stations"}, "width": 1150, "xaxis": {"dtick": [1, 2], "title": {"font": {"size": 15}, "text": "Date"}}, "yaxis": {"dtick": 100, "ticktext": {"elided": "737 int values"}, "title": {"font": {"size": 15}, "text": "Number of Observations"}}}}
